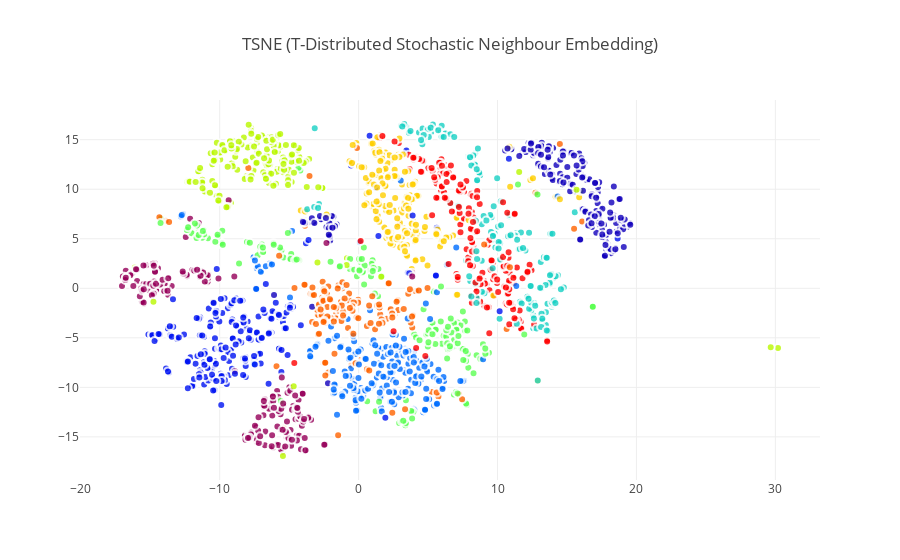

Here is the notebook cell this chart was saved with:
### Code cell
# Plot TSNE graph
data = [
    go.Scatter(
    x = x_tsne[:,0],
    y = x_tsne[:,1],
    mode = 'markers',
    showlegend = True,
    marker = dict(
        size = 8,
        color = data_y,
        colorscale ='Rainbow',
        showscale = False,
        opacity = 0.8,
        line = dict(
            width = 2,
            color = 'rgb(255, 255, 255)'
        )
    )
)]

layout = dict(title = 'TSNE (T-Distributed Stochastic Neighbour Embedding)',
              hovermode= 'closest',
              yaxis = dict(zeroline = False),
              xaxis = dict(zeroline = False),
              showlegend= False,

             )

fig = dict(data=data, layout=layout)
py.iplot(fig, filename='TSNE_plot')

### Figure 1 — Plotly figure (JSON) as saved in the notebook; plotly's stock layout.template omitted (floating-point values rounded to 4 significant figures; data arrays with more than 128 entries replaced by an {"elided": "..."} marker saying what was removed)
{"data": [{"marker": {"color": {"elided": "2000 int values"}, "colorscale": "Rainbow", "line": {"color": "rgb(255, 255, 255)", "width": 2}, "opacity": 0.8, "showscale": false, "size": 8}, "mode": "markers", "showlegend": true, "type": "scatter", "x": {"elided": "2000 float values"}, "y": {"elided": "2000 float values"}}], "layout": {"hovermode": "closest", "showlegend": false, "title": "TSNE (T-Distributed Stochastic Neighbour Embedding)", "xaxis": {"zeroline": false}, "yaxis": {"zeroline": false}}}
